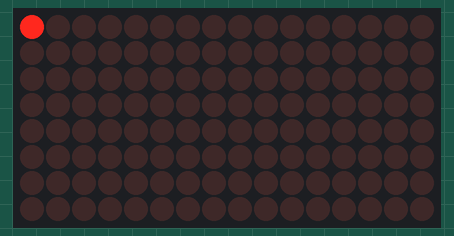
Bench run of a sketch on a simulated Arduino Uno, built with avr-gcc and run on an emulated ATmega328P. Parts: 16×8 LED matrix.

Above: at 0.6 s.
At 4.6 s:
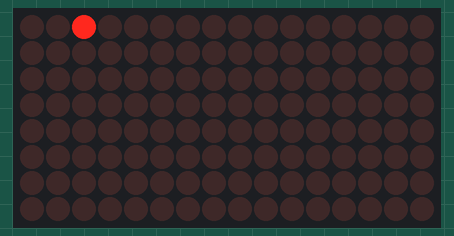
At 9.6 s:
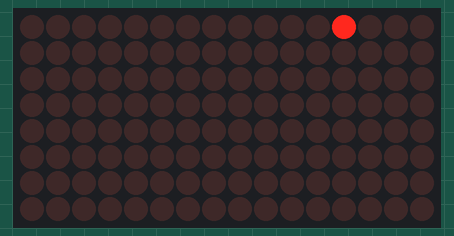
At 19.6 s:
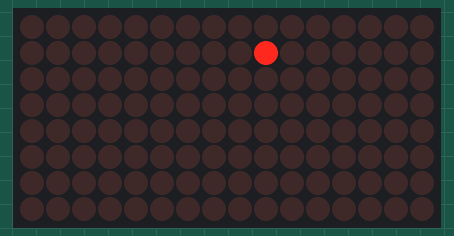
At 28.6 s:
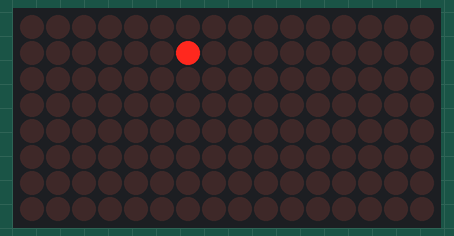
At 38.6 s:
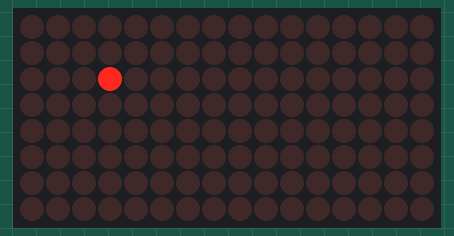

Measured:
- what the display in image 0 shows lasts 0.5 s, from 0.5 s to 1.0 s

The sketch:

Program13.ino
```cpp
#include "LedControl.h"

LedControl lc=LedControl(12,11,10,2);

unsigned long delaytime=500;


void setup()
{

  int devices = lc.getDeviceCount();

  for(int address=0; address < devices; address++)
  {
    lc.shutdown(address, false);
    lc.setIntensity(address, 8);
    lc.clearDisplay(address);
  }
}

void loop()
{

  int devices = lc.getDeviceCount();

  for(int row=0; row<8; row++)
  {
    for(int col=0; col<8; col++)
    {
      for(int address=0; address<devices; address++)
      {
        delay(delaytime);
        lc.setLed(address, row, col, true);
        delay(delaytime);
        lc.setLed(address, row, col, false);
      }
    }
  }
}
```
